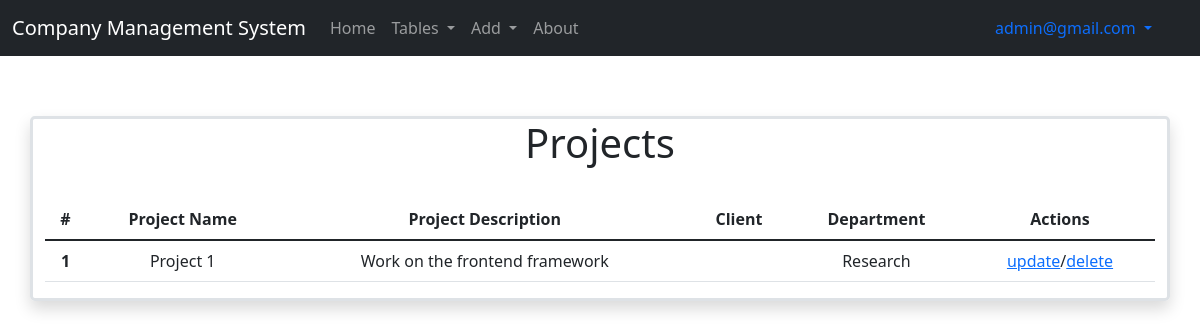
Page /projects (signed in) on the committed database.
### application/models.py (models this page shows)
class User(db.Model, UserMixin):
    __tablename__ = 'user'
    id = db.Column(db.Integer, primary_key = True, autoincrement = True)
    username = db.Column(db.String, nullable = False)
    email = db.Column(db.String, unique = True, nullable = False)
    password = db.Column(db.String, nullable = False)
    active = db.Column(db.Boolean)
    roles = db.relationship('Role', secondary = 'roles_users')
    employee = db.relationship('Employee', backref = db.backref('user', uselist = False), primaryjoin = "User.id == Employee.user_id", uselist = False, cascade = "all, delete")

class Project(db.Model):
    __tablename__ = 'project'
    proj_id = db.Column(db.Integer, primary_key = True, autoincrement = True)
    proj_name = db.Column(db.String, nullable = False, unique = True)
    proj_descr = db.Column(db.String)
    clt_id = db.Column(db.Integer, db.ForeignKey("client.clt_id"))
    dept_id = db.Column(db.Integer, db.ForeignKey("department.dept_id"))
    clt = db.relationship('Client', backref = db.backref('proj', uselist = False), foreign_keys = [clt_id], uselist = False)

class Department(db.Model):
    __tablename__ = 'department'
    dept_id = db.Column(db.Integer, primary_key = True, autoincrement = True)
    dept_name = db.Column(db.String, nullable = False, unique = True)
    dept_location = db.Column(db.String, nullable = False)
    mgr_emp_id = db.Column(db.Integer, db.ForeignKey("employee.emp_id"))
    mgr_emp = db.relationship('Employee', uselist = False, primaryjoin = "Department.mgr_emp_id == Employee.emp_id")
    emps = db.relationship('Employee', backref = db.backref('dept', uselist = False), primaryjoin = "Department.dept_id == Employee.dept_id")
    projs = db.relationship('Project', backref = db.backref('dept', uselist = False), primaryjoin = "Department.dept_id == Project.dept_id")

### application/controllers.py (the view)
@app.route("/projects")
@roles_required('admin')
def projects():
    projs = Project.query.all()
    return render_template("projects.html", projs = projs)

### templates/projects.html
{% extends "base.html" %} {% block title %}Projects{% endblock %}} {% block
body_content %}
<div
  class="container bg-gradient w-auto border border-3 rounded-3 shadow"
  style="margin-top: 60px; margin-bottom: 60px"
>
  {% if projs == [] %}
  <h1>There are no projects.</h1>
  {% else %}
  <h1 style="text-align: center">Projects</h1>
  <br />
  <table class="table table-hover" style="text-align: center">
    <thead>
      <tr>
        <th scope="col">#</th>
        <th scope="col">Project Name</th>
        <th scope="col">Project Description</th>
        <th scope="col">Client</th>
        <th scope="col">Department</th>
        <th scope="col">Actions</th>
      </tr>
    </thead>
    <tbody>
      {% set i = namespace(value=1) %} {% for proj in projs %}
      <tr>
        <th scope="row">{{ i.value }}</th>
        <td>{{ proj.proj_name }}</td>
        <td>{{ proj.proj_descr }}</td>
        <td>{{ proj.clt.clt_name }}</td>
        <td>{{ proj.dept.dept_name }}</td>
        <td>
          <a href="/project/{{ proj.proj_id }}/update">update</a>/<a
            href="/project/{{ proj.proj_id }}/delete"
            >delete</a
          >
        </td>
      </tr>
      {% set i.value = i.value + 1 %} {% endfor %}
    </tbody>
  </table>
  {% endif %}
</div>
{% endblock %}

### templates/base.html (shortened to what this page needs)
<!DOCTYPE html>
<html lang="en">
  <head>
    <link
      href="https://cdn.jsdelivr.net/npm/bootstrap@5.1.3/dist/css/bootstrap.min.css"
      rel="stylesheet"
    />
  </head>
  <body>
    <nav class="navbar navbar-expand-lg navbar-dark bg-dark">
      <div class="container-fluid">
        <a class="navbar-brand" href="#">Company Management System</a>
        <div class="collapse navbar-collapse" id="navbarText">
          <ul class="navbar-nav me-auto mb-2 mb-lg-0">
            <li class="nav-item">
              <a class="nav-link" id="home" aria-current="page" href="/home"
                >Home</a
              >
            </li>
            {% if current_user.is_authenticated %}
            <li class="nav-item dropdown">
              <a
                class="nav-link dropdown-toggle"
                href="#"
                id="navbarDropdown"
                role="button"
                data-bs-toggle="dropdown"
                aria-expanded="false"
              >
                Tables
              </a>
            </li>
            <li class="nav-item dropdown">
              <a
                class="nav-link dropdown-toggle"
                href="#"
                id="navbarDropdown"
                role="button"
                data-bs-toggle="dropdown"
                aria-expanded="false"
              >
                Add
              </a>
            </li>
            <li class="nav-item">
              <a class="nav-link" id="about" href="/about">About</a>
            </li>
            {% endif %} {% block navbar_items %}{% endblock %}
          </ul>
          <div>
            <div class="nav-item dropdown" style="margin-right: 20px">
              <a
                class="nav-link dropdown-toggle"
                href="#"
                id="navbarDropdownMenuLink"
                role="button"
                data-bs-toggle="dropdown"
                aria-expanded="false"
              >
                {% if current_user.is_authenticated %} {{ current_user.email }}
                {% else %} Not logged in {% endif %}
              </a>
            </div>
          </div>
        </div>
      </div>
    </nav>
    {% block body_content %}{% endblock %}
  </body>
</html>

### rows in the picture
User: email "admin@gmail.com"
Project: value "1", proj_name "Project 1", proj_descr "Work on the frontend framework", dept.dept_name "Research"
